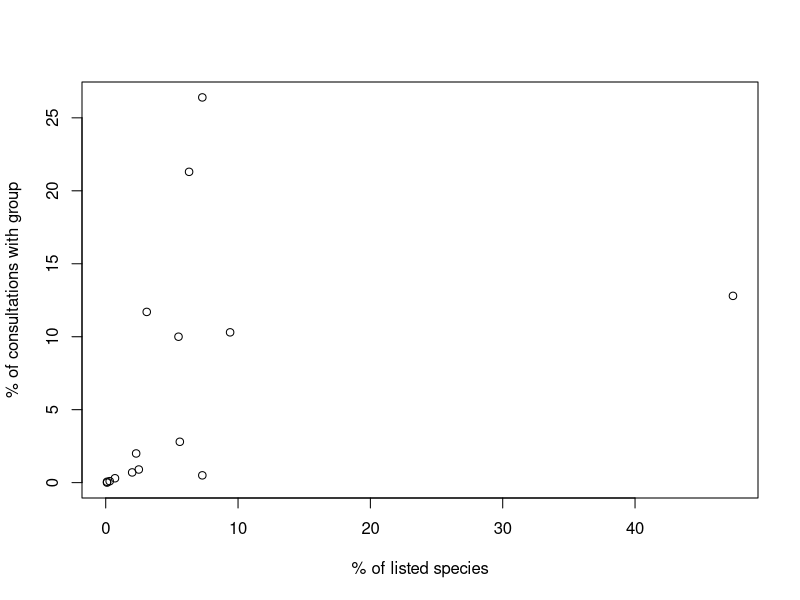

Recreate this plot in R. (Note: this script raises an error after producing the figure.)
#
#

# The data sets
taxa <- c("Amph", "Arach", "Bird", "Clam", "Conif", "Coral", "Crust", "Fern",
          "Fish", "Plant", "Insect", "Lichen", "Mamm", "Rept", "Snail")
pct_consult <- c(2.0, 0.3, 26.4, 10.0, 0.1, 0.003, 0.9, 0.7, 10.3, 12.8, 2.8, 0.06,
                 21.3, 11.7, 0.5)
pct_list <- c(2.3, 0.7, 7.3, 5.5, 0.3, 0.1, 2.5, 2.0, 9.4, 47.4, 5.6, 0.1, 6.3,
              3.1, 7.3)
dat <- data.frame(taxa=taxa, pct_cons=pct_consult, pct_list=pct_list)
dat$ratio <- dat$pct_cons / dat$pct_list

plot(pct_consult ~ pct_list, data=dat,
     xlab="% of listed species",
     ylab="% of consultations with group")

pdf(file="~/infograph_2_pctList_pctConsult.pdf", height=10, width=10)
ac <- ggplot(data=dat, aes(x=pct_list, y=pct_cons+0.001)) +
      geom_point(size=3, alpha=0.2) +
      geom_text(aes(label=taxa), hjust=0, vjust=0, size=3, colour="gray63") +
      scale_x_continuous(name="% of listed species", 
                         limits=c(0.001, 50),
                         trans="sqrt") +
      scale_y_continuous(name="% of consultations with group", 
                         limits=c(0.001, 50),
                         trans="sqrt") +
      geom_abline(intercept=0.001, slope=1) +
      theme_minimal() 
ac
dev.off()

ac <- ggplot(data=dat, aes(x=pct_list, y=ratio+0.001)) +
      geom_point(size=3, alpha=0.2) +
      scale_x_log10(name="% of listed species") +
      scale_y_continuous(name="% of consultations with group",
                         trans="sqrt") +
      theme_minimal() 
ac

ac <- ggplot(data=dat, aes(x=pct_list, y=ratio)) +
      geom_point(size=3, alpha=0.8) +
      geom_text(aes(label=taxa), hjust=0, vjust=0, size=3, colour="gray63") +
      scale_x_log10(name="% of listed species") +
      scale_y_continuous(name="Likelihood of representation",
                         trans="sqrt") +
      theme_minimal() 
ac

pdf(file="~/infograph_2_pctList_overRepresentation.pdf", height=10, width=10)
ac <- ggplot(data=dat, aes(x=pct_list, y=ratio)) +
      geom_point(size=3, alpha=0.8) +
      geom_text(aes(label=taxa), hjust=0, vjust=0, size=3, colour="gray63") +
      scale_x_continuous(name="% of listed species",
                         trans="sqrt") +
      scale_y_continuous(name="Likelihood of representation",
                         trans="sqrt") +
      theme_minimal() 
ac
dev.off()
